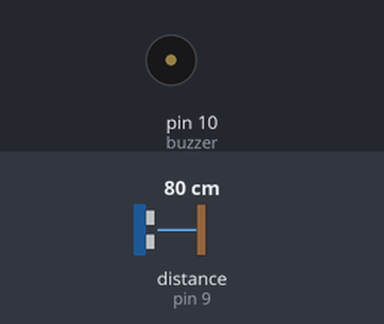
The sketch below on a simulated Arduino Uno, built with avr-gcc and run on an emulated ATmega328P. On the bench: buzzer (waves = sounding, pin HIGH). Wiring (inferred from the names in the program): ultrasonic range finder: trigger pin 8; echo pin 9. The test bench sets the inputs (shaded band); at power-on: distance to the obstacle (sensor on pin 9) 80 cm. The echo pulse lasts 58.3 µs per cm; pins used as bus, display or sensor lines are not drawn.

Above: at 1.6 s.
1.7 s: distance to the obstacle (sensor on pin 9) set to 2 cm
At 1.7 s:
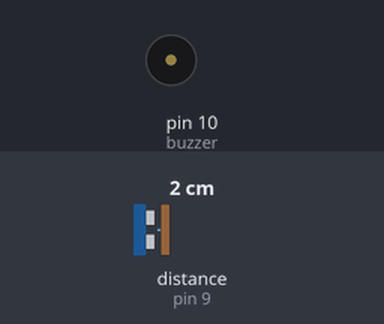
At 2.6 s:
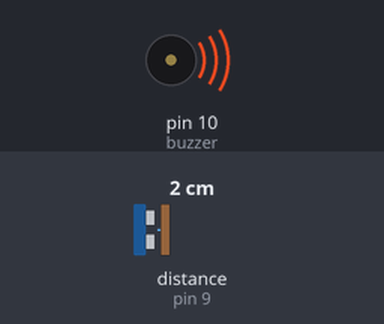
5.2 s: distance to the obstacle (sensor on pin 9) set to 9 cm
Timing chart, 0 to 14.7 s (numbered marks = the images above; inputs shaded):
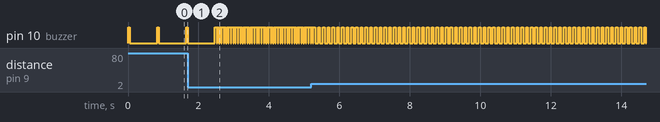

The sketch:

ultrasonicSensor.ino
```cpp
int trigPin = 8;
int echoPin = 9;
int buzzer = 10;

long duration;
float distanceCm;
int timer;

void setup() {
  // put your setup code here, to run once:
  pinMode(trigPin, OUTPUT);
  pinMode(echoPin, INPUT);
  pinMode(buzzer, OUTPUT);

}

void loop() {
  // put your main code here, to run repeatedly:
  digitalWrite(trigPin, LOW);
  delayMicroseconds(2);
  digitalWrite(trigPin, HIGH);
  delayMicroseconds(10);
  digitalWrite(trigPin, LOW);
  /* By keeping the trigger on for 10 microseconds, 8 40khz square waves will be sent automatically, this will detect the object by the echo pin */

  duration = pulseIn(echoPin, HIGH);

  distanceCm = duration * (0.033/2);    // Calculates distance in Centimeters

  digitalWrite(buzzer, HIGH);
  delay(50);
  digitalWrite(buzzer, LOW);

  timer = distanceCm * 10;

  delay(timer);
}
```

Measured:
- after the input at 1.7 s, pin 10 (buzzer): alternates HIGH for 0.05 s and LOW for 0.02 s, starting after 0.83 s
- by itself, pin 10 (buzzer): alternates HIGH for 0.05 s and LOW for 0.77 s
